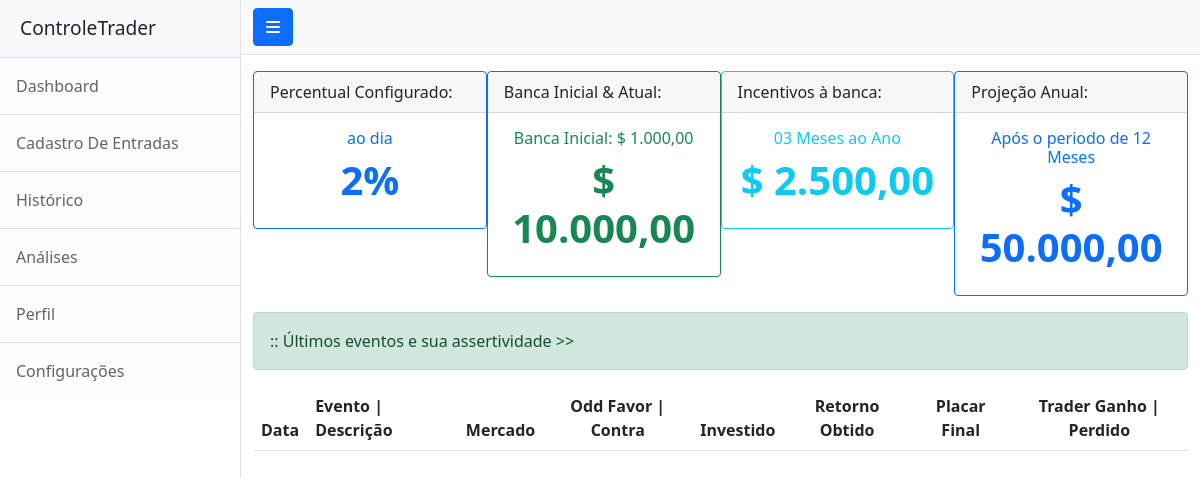
Before: / with the older database file.
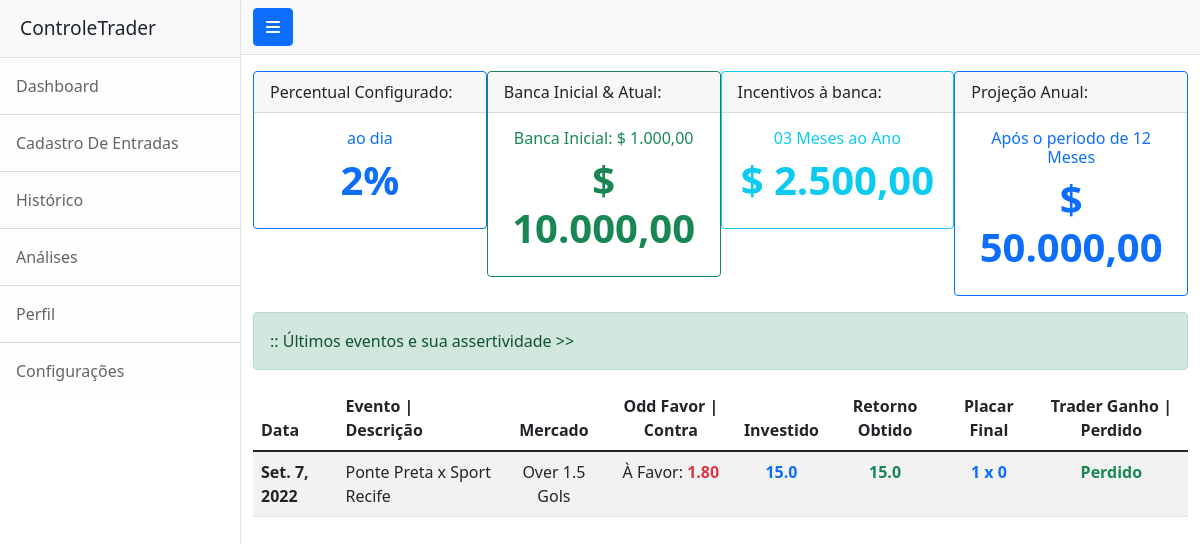
After: the same page with the newer database file.
### app/models.py (models this page shows)
class Eventos(models.Model):
  dataEvent = models.DateField()
  desc = models.CharField(max_length=200)
  merc = models.CharField(max_length=100)
  typeMerc = models.CharField(max_length=50)
  odds = models.CharField(max_length=50)
  invest = models.FloatField()
  retor = models.FloatField()
  pl1 = models.IntegerField()
  pl2 = models.IntegerField()
  statusTrader = models.CharField(max_length=10)

### app/views.py (the view)
# urls.py: path('', home, name="home"),
def home(request):
  data = {}
  data['db'] = Eventos.objects.all()
  return render(request, 'index.html', data)

### app/templates/index.html (shortened to what this page needs)
{% load static %}
<!DOCTYPE html>
<html lang="pt-br">
    <head>
        <link rel="stylesheet" href="https://cdnjs.cloudflare.com/ajax/libs/font-awesome/6.1.2/css/all.min.css" />
        <link href="{% static 'css/styles.css' %}" rel="stylesheet" />
    </head>
    <body>
        <div class="d-flex" id="wrapper">
            <div class="border-end bg-white" id="sidebar-wrapper">
                <div class="sidebar-heading border-bottom bg-light">ControleTrader</div>
                <div class="list-group list-group-flush">
                    <a class="list-group-item list-group-item-action list-group-item-light p-3" href="/">Dashboard</a>
                    <a class="list-group-item list-group-item-action list-group-item-light p-3" href="/form/">Cadastro De Entradas</a>
                    <a class="list-group-item list-group-item-action list-group-item-light p-3" href="#!">Histórico</a>
                    <a class="list-group-item list-group-item-action list-group-item-light p-3" href="#!">Análises</a>
                    <a class="list-group-item list-group-item-action list-group-item-light p-3" href="#!">Perfil</a>
                    <a class="list-group-item list-group-item-action list-group-item-light p-3" href="#!">Configurações</a>
                </div>
            </div>
            <div id="page-content-wrapper">
                <nav class="navbar navbar-expand-lg navbar-light bg-light border-bottom">
                    <div class="container-fluid">
                        <button class="btn btn-primary" id="sidebarToggle"><i class="fa-solid fa-bars"></i></button>
                    </div>
                </nav>
                <div class="container-fluid mt-3">
                    <div class="row">
                        <div class="card-group">
                           <div class="col-sm-3">
                                <div class="card border-primary mb-3" style="max-width: 18rem;">
                                    <div class="card-header">Percentual Configurado:</div>
                                    <div class="card-body text-primary">
                                        <h6 class="card-title text-center">ao dia</h6>
                                        <h1 class="card-title text-center"><b>2%</b></h1>
                                    </div>
                                </div>
                            </div>
                            <div class="col-sm-3">
                                <div class="card border-success mb-3" style="max-width: 18rem;">
                                    <div class="card-header">Banca Inicial & Atual:</div>
                                    <div class="card-body text-success">
                                        <h6 class="card-title text-center">Banca Inicial: $ 1.000,00</h6>
                                        <h1 class="card-title text-center"><b>$ 10.000,00</b></h1>
                                    </div>
                                </div>
                            </div>
                            <div class="col-sm-3">
                                <div class="card border-info mb-3" style="max-width: 18rem;">
                                    <div class="card-header">Incentivos à banca:</div>
                                    <div class="card-body text-info">
                                        <h6 class="card-title text-center">03 Meses ao Ano</h6>
                                        <h1 class="card-title text-center"><b>$ 2.500,00</b></h1>
                                    </div>
                                </div>
                            </div>
                            <div class="col-sm-3">
                                <div class="card border-primary mb-3" style="max-width: 18rem;">
                                    <div class="card-header">Projeção Anual:</div>
                                    <div class="card-body text-primary">
                                        <h6 class="card-title text-center">Após o periodo de 12 Meses</h6>
                                        <h1 class="card-title text-center"><b>$ 50.000,00</b></h1>
                                    </div>
                                </div>
                            </div>
                        </div>
                    </div>
                    <div class="row">
                        <div class="col-12">
                            <div class="alert alert-success" role="alert">
                                :: Últimos eventos e sua assertividade >>
                            </div>
                        </div>
                    </div>
                    <div class="row">
                        <div class="col-12">
                        <table class="table table-striped">
                            <thead>
                              <tr>
                                <th scope="col">Data</th>
                                <th scope="col">Evento | Descrição</th>
                                <th scope="col" class="text-center">Mercado</th>
                                <th scope="col" class="text-center">Odd Favor | Contra</th>
                                <th scope="col" class="text-center">Investido</th>
                                <th scope="col" class="text-center">Retorno Obtido</th>
                                <th scope="col" class="text-center">Placar Final</th>
                                <th scope="col" class="text-center">Trader Ganho | Perdido</th>
                              </tr>
                            </thead>
                            <tbody>
                                {% for dbs in db %}
                              <tr>
                                <th scope="row">{{dbs.dataEvent}}</th>
                                <td>{{dbs.desc}}</td>
                                <td class="text-center">{{dbs.merc}}</td>
                                <td class="text-center">{{dbs.typeMerc}}: <b><span class="text-danger">{{dbs.odds}}</span></b></td>
                                <td class="text-center"><b><span class="text-primary">{{dbs.invest}}</span></b></td>
                                <td class="text-center"><b><span class="text-success">{{dbs.invest}}</span></b></td>
                                <td class="text-center"><b><span class="text-primary">{{dbs.pl1}} x {{dbs.pl2}}</span></b></td>
                                <td class="text-center"><b><span class="text-success">{{dbs.statusTrader}}</span></b></td>
                              </tr>
                                {% endfor %}
                            </tbody>
                          </table>
                        </div>
                    </div>
                </div>
            </div>
        </div>
    </body>
</html>

Changed rows visible on the page:
added Eventos: dataEvent "Set. 7, 2022", desc "Ponte Preta x Sport Recife", merc "Over 1.5 Gols", typeMerc "À Favor", odds "1.80", invest "15.0", pl1 "1", pl2 "0", statusTrader "Perdido"
